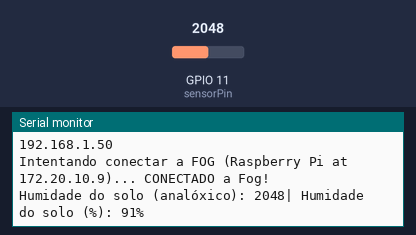
A sketch run on a simulated ESP32-S3. Shown: the last lines printed to the serial monitor. The inputs (shaded band) are chosen by the test bench; at power-on: GPIO 11 (sensorPin) = 2048. WiFi joins after 1.5 s; servers stay silent unless stated; no MQTT or app messages arrive unless stated.

Above: at 3.2 s.
3.3 s: GPIO 11 (sensorPin) set to 2866
At 7.8 s:
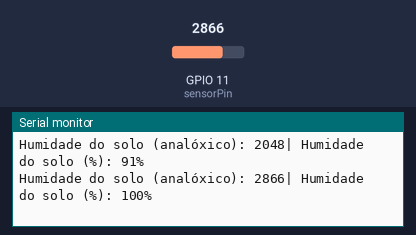
8.9 s: GPIO 11 (sensorPin) set to 3603
At 12.8 s:
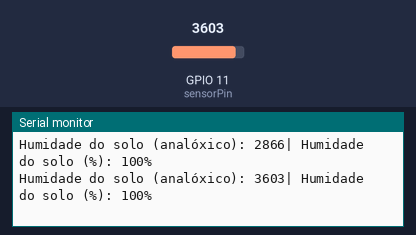
Timing chart, 0 to 14.3 s (numbered marks = the images above; inputs shaded):
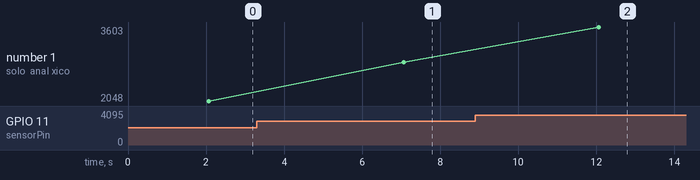

Measured:
- after the input at 3.3 s, the serial monitor: prints a new line after 3.8 s (image 1)
- after the input at 8.9 s, the serial monitor: prints a new line after 3.2 s (image 2)
- plotted number 1: 2048 → 2866 after the input at 3.3 s, 2866 → 3603 after the input at 8.9 s

The sketch:

SoilMoistureSensor_P4.ino
```cpp
#include <WiFi.h>
#include <PubSubClient.h>

// Credenciais da rede Wifi
const char* ssid = "NAP_AP";
const char* password = "NAPIOT_AP";

// --- CONFIGURACIÓN DE SERVIDORES
// IP da Raspberry Pi 5 (Dispositivo Fog)
const char* fog_server = "172.20.10.9";

// IP do Cloudlet
const char* cloudlet_server = "172.20.10.12";

const int mqtt_port = 1883;
const char* mqtt_topic = "sdgc/jardin/humedad";


// Constantes de calibración
const int valorSeco = 0;      // Valor mínimo de humidade no solo
const int valorMollado = 2229; // Valor máximo de humidade no solo

WiFiClient espClient;
PubSubClient client(espClient);

const int sensorPin = 11; // pin do sensor de humidade do solo

// Función para conectar á WiFi
void setup_wifi() {
  delay(10);
  Serial.println();
  Serial.print("Conectando a ");
  Serial.println(ssid);

  WiFi.begin(ssid, password);

  while (WiFi.status() != WL_CONNECTED) {
    delay(1000);
    Serial.print(".");
  }

  Serial.println("");
  Serial.println("WiFi conectada!");
  Serial.println("IP: ");
  Serial.println(WiFi.localIP());
}

// LÓGICA MODIFICADA PARA FOG -> CLOUDLET
void reconnect() {
  // Bucle mentres non esteamos conectados
  while (!client.connected()) {

    // 1. INTENTO PRIMARIO: Conectar ao Dispositivo Fog (Raspberry Pi)
    Serial.print("Intentando conectar a FOG (Raspberry Pi at ");
    Serial.print(fog_server);
    Serial.print(")...");

    // Configuramos a IP do Fog
    client.setServer(fog_server, mqtt_port);

    if (client.connect("SoilSensorID")) { // Usar un ID único
      Serial.println(" CONECTADO a Fog!");
      client.subscribe(mqtt_topic);
      return; // Saímos da función se conectamos con éxito
    } else {
      Serial.print(" erro, rc=");
      Serial.print(client.state());
      Serial.println(". Probando Cloudlet...");
    }

    // 2. INTENTO SECUNDARIO (FAILOVER): Conectar ao Cloudlet
    Serial.print("Intentando conectar a CLOUDLET (PC at ");
    Serial.print(cloudlet_server);
    Serial.print(")...");

    // Cambiamos a IP da Raspberry Pi polo Cloudlet
    client.setServer(cloudlet_server, mqtt_port);

    if (client.connect("SoilSensorID")) {
      Serial.println(" CONECTADO a Cloudlet!");
      client.subscribe(mqtt_topic);
      return; // Saímos da función se conectamos con éxito
    } else {
      Serial.print(" erro, rc=");
      Serial.print(client.state());

      // 3. Se ambos fallan, esperamos antes de volver a intentar o ciclo completo
      Serial.println(". Todos os servidores fallaron. Reintentando en 5 segundos...");
      delay(5000);
    }
  }
}

void setup() {
  // Configuración do sensor de humidade do solo
  pinMode(sensorPin, INPUT);

  // Configuración do porto serie
  Serial.begin(115200);

  // Conexión coa WiFi
  setup_wifi();

  // NOTA: Eliminamos client.setServer() de aquí porque agora o xestiona reconnect()
}

void loop() {

  // Verifica se o cliente está conectado
  if (!client.connected()) {
    reconnect();
  }
  client.loop();

  // Lemos o valor analóxico
  int valorHumidade = analogRead(sensorPin);

  // Convertemos a porcentaxe usando map()
  int porcentaxe = map(valorHumidade, valorSeco, valorMollado, 0, 100);

  // Limitamos o rango (para que non baixe de 0 nin suba de 100 por ruido)
  porcentaxe = constrain(porcentaxe, 0, 100);

  // Enviamos o valor da porcentaxe de humidade do solo por MQTT
  char msg[10];
  snprintf(msg, 10, "%d", porcentaxe);

  // Mostramos por pantalla o valor de humidade no solo
  Serial.print("Humidade do solo (analóxico): ");
  Serial.print(valorHumidade);
  Serial.print("| Humidade do solo (%): ");
  Serial.print(porcentaxe);
  Serial.println("%");

  // Publica a mensaxe no tópico indicado
  client.publish(mqtt_topic, msg);

  // Esperar 5 segundos
  delay(5000);
}
```
